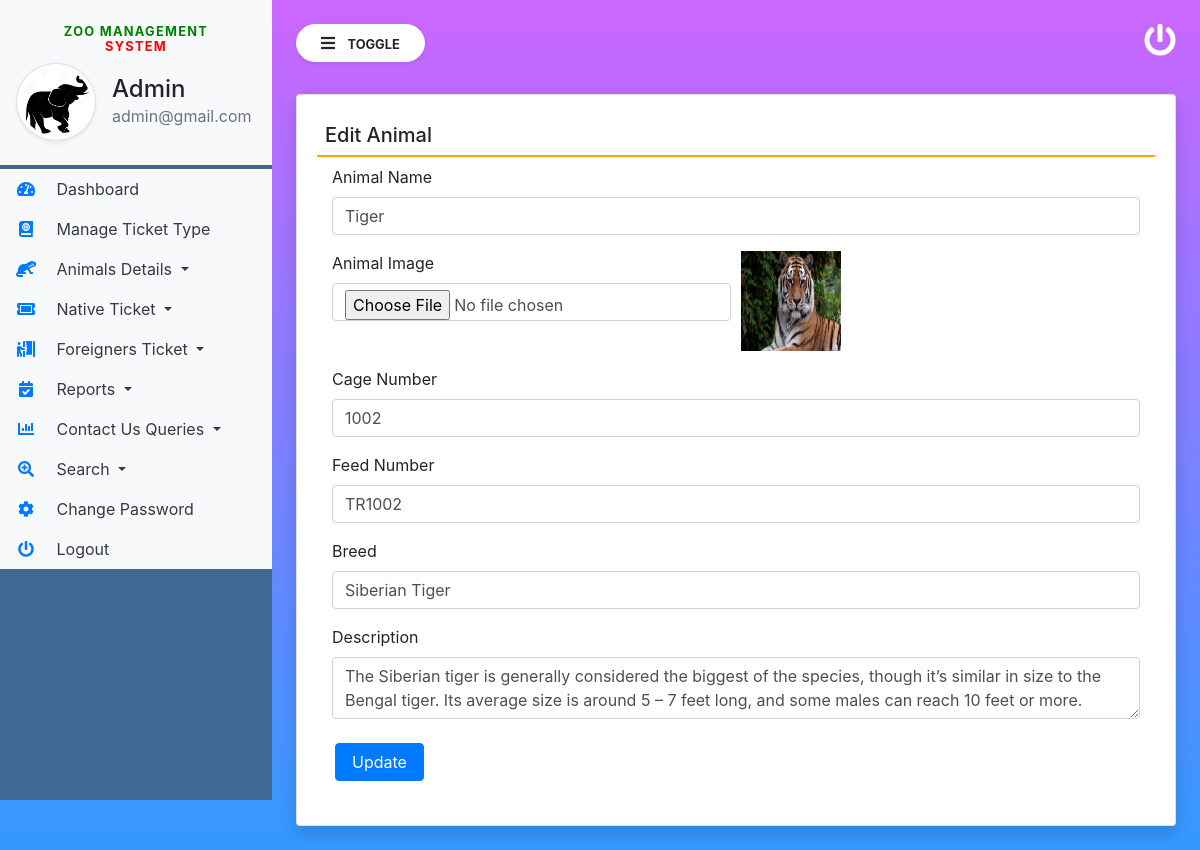
Screenshot of /edit_Animal/2 (signed in) with the database file from the repository.
### zoo/models.py (models this page shows, shortened)
class Animal(models.Model):
    AnimalName = models.CharField(max_length=200, null=True)
    CageNumber = models.CharField(max_length=15, null=True)
    FeedNumber = models.CharField(max_length=150, null=True)
    Breed = models.CharField(max_length=200, null=True)
    AnimalImage = models.FileField(max_length=200, null=True)
    Description = models.CharField(max_length=300, null=True)
    CreationDate = models.DateTimeField(auto_now_add=True)

### zoo/views.py (the view, shortened to what this page needs)
# urls.py: path('edit_Animal/<int:pid>', edit_Animal, name='edit_Animal'),
def edit_Animal(request, pid):
    if not request.user.is_authenticated:
        return redirect('admin_login')
    error = ""
    animal = Animal.objects.get(id=pid)
    return render(request, 'edit_Animal.html', locals())

### zoo/templates/edit_Animal.html (shortened to what this page needs)
{% extends 'admin_base.html' %}
{% block main  %}
<div class="card shadow mt-2">
    <div class="card-body">
        <h5 class="p-2" style="border-bottom: 2px solid orange;">Edit Animal</h5>
        <div class="container-fluid">
            <form method="POST" enctype="multipart/form-data">
                <div class="form-row">
                    <div class="col-sm-12">
                        <div class="form-group">
                            <label>Animal Name</label>
                            <input type="text" name="AnimalName" value="{{animal.AnimalName}}" class="form-control" required>
                        </div>
                    </div>
                    <div class="col-sm-6">
                        <div class="form-group">
                            <label>Animal Image</label>
                            <input type="file" name="AnimalImage" class="form-control">
                        </div>
                    </div>
                    <div class="col-sm-6">
                        <div class="form-group">
                            <img src="{{animal.AnimalImage.url}}" name="AnimalImage" height="100" width="100">
                        </div>
                    </div>
                    <div class="col-sm-12">
                        <div class="form-group">
                            <label>Cage Number</label>
                            <input type="text" name="CageNumber" value="{{animal.CageNumber}}" class="form-control"
                                   required>
                        </div>
                    </div>
                    <div class="col-sm-12">
                        <div class="form-group">
                            <label>Feed Number</label>
                            <input type="text" name="FeedNumber" value="{{animal.FeedNumber}}" class="form-control"
                                   required>
                        </div>
                    </div>
                    <div class="col-sm-12">
                        <div class="form-group">
                            <label>Breed</label>
                            <input type="text" name="Breed" value="{{animal.Breed}}" class="form-control" required>
                        </div>
                    </div>
                    <div class="col-sm-12">
                        <div class="form-group">
                            <label>Description</label>
                            <textarea name="Description" class="form-control" required>{{animal.Description}}</textarea>
                        </div>
                    </div>
                    <input type="submit" value="Update" class="m-2 px-3 btn btn-primary">
                </div>
            </form>
        </div>
    </div>
</div>
{% endblock %}

### zoo/templates/admin_base.html (shortened to what this page needs)
{% load static %}
<html lang="en">
<head>
    <link rel="stylesheet" href="https://maxcdn.bootstrapcdn.com/bootstrap/4.3.1/css/bootstrap.min.css">
    <link rel="stylesheet" href="https://use.fontawesome.com/releases/v5.6.3/css/all.css"
>
    <link rel="stylesheet" href="https://cdnjs.cloudflare.com/ajax/libs/twitter-bootstrap/4.5.2/css/bootstrap.css">
    <link rel="stylesheet" href="https://cdn.datatables.net/1.11.3/css/dataTables.bootstrap4.min.css">
    <link rel="stylesheet" type="text/css" href="{% static 'css/sidebar.css' %}">
</head>
<body>
<div class="vertical-nav bg-custom" id="sidebar">
    <div class="py-4 px-3 mb-1 bg-light">
        <center><h4 class="font-weight-bold text-uppercase px-3 small dashboard-text"><span style="color: green">Zoo Management</span> <span style="color: red">System</span></h4></center>
        <div class="media d-flex align-items-center">
            <img src="{% static 'images/animal1.png' %}" width="80" height="80"
                 class="mr-3 rounded-circle img-thumbnail shadow-sm">
            <div class="media-body">
                <h4 class="mb-0">Admin</h4>
                <p class="text-muted mb-0">{{request.user.email}}</p>
            </div>
        </div>
    </div>
    <ul class="nav flex-column bg-white">
        <li class="nav-item">
            <a href="{% url 'admin_home' %}" class="nav-link text-dark bg-light">
                <i class="fas fa-tachometer-alt fa-fw mr-3 text-primary"></i>
                Dashboard
            </a>
        </li>
        <li class="nav-item">
            <a href="{% url 'manage_Ticket_Type' %}" class="nav-link text-dark bg-light">
                <i class="fas fa-atlas mr-3 text-primary fa-fw"></i>
                Manage Ticket Type
            </a>
        </li>
        <li class="nav-item dropdown">
            <a class="nav-link dropdown-toggle text-dark bg-light" href="#" data-toggle="dropdown">
                <i class="fas fa-otter mr-3 text-primary fa-fw"></i> Animals Details
            </a>
        </li>
        <li class="nav-item dropdown">
            <a class="nav-link dropdown-toggle text-dark bg-light" href="#" id="navbardrop" data-toggle="dropdown">
                <i class="fas fa-ticket-alt mr-3 text-primary fa-fw"></i> Native Ticket
            </a>
        </li>
        <li class="nav-item dropdown">
            <a class="nav-link dropdown-toggle text-dark bg-light" href="#" data-toggle="dropdown">
                <i class="fas fa-person-booth mr-3 text-primary fa-fw"></i> Foreigners Ticket
            </a>
        </li>
        <li class="nav-item dropdown">
            <a class="nav-link dropdown-toggle text-dark bg-light" href="#" data-toggle="dropdown">
                <i class="fas fa-calendar-check mr-3 text-primary fa-fw"></i> Reports
            </a>
        </li>
        <li class="nav-item dropdown">
            <a class="nav-link dropdown-toggle text-dark bg-light" href="#" data-toggle="dropdown">
                <i class="fas fa-chart-bar mr-3 text-primary fa-fw"></i> Contact Us Queries
            </a>
        </li>
        <li class="nav-item dropdown">
            <a class="nav-link dropdown-toggle text-dark bg-light" href="#" data-toggle="dropdown">
                <i class="fas fa-search-plus mr-3 text-primary fa-fw"></i> Search
            </a>
        </li>
        <li class="nav-item">
            <a href="{% url 'changePassword' %}" class="nav-link text-dark bg-light">
                <i class="fas fa-cog mr-3 text-primary fa-fw"></i>
                Change Password
            </a>
        </li>
        <li class="nav-item">
            <a href="/logout" class="nav-link text-dark bg-light">
                <i class="fas fa-power-off mr-3 text-primary fa-fw"></i>
                Logout
            </a>
        </li>
    </ul>
</div>
<div class="page-content p-4" id="content">
    <a href="/logout" title="logout" class="float-right text-white"><i class="fas fa-power-off fa-2x"></i></a>
    <button id="sidebarCollapse" type="button" class="btn btn-light bg-white rounded-pill shadow-sm px-4 mb-4">
        <i class="fas fa-bars mr-2"></i>
        <small class="text-uppercase font-weight-bold">Toggle</small>
    </button>
    {% block main %}
    {% endblock %}
</div>
</body>
</html>

### zoo/static/css/sidebar.css (style rules this page uses)
body { background: linear-gradient(to bottom, #cc66ff 0%, #3399ff 100%); min-height:100vh; }
.vertical-nav { min-width : 17rem; width : 17rem; height:100vh; position:fixed; top:0; left:0; transition: all 0.4s; }
.page-content { width:calc(100% - 17rem); margin-left:17rem; transition:all 0.4s; }
.dashboard-text { letter-spacing : 0.1em; color : #aaa; }
.bg-custom { background-color: #406893!important; }

### rows the page displays
Animal: AnimalName "Tiger", AnimalImage (picture), CageNumber "1002", FeedNumber "TR1002", Breed "Siberian Tiger", Description "The Siberian tiger is generally considered the biggest of the species, though it’s similar in size to the Bengal tiger. Its average size is around 5 – 7 feet long, and some males can reach 10 feet or more."

### other values shown
{{ request.user.email }} "admin@gmail.com"
